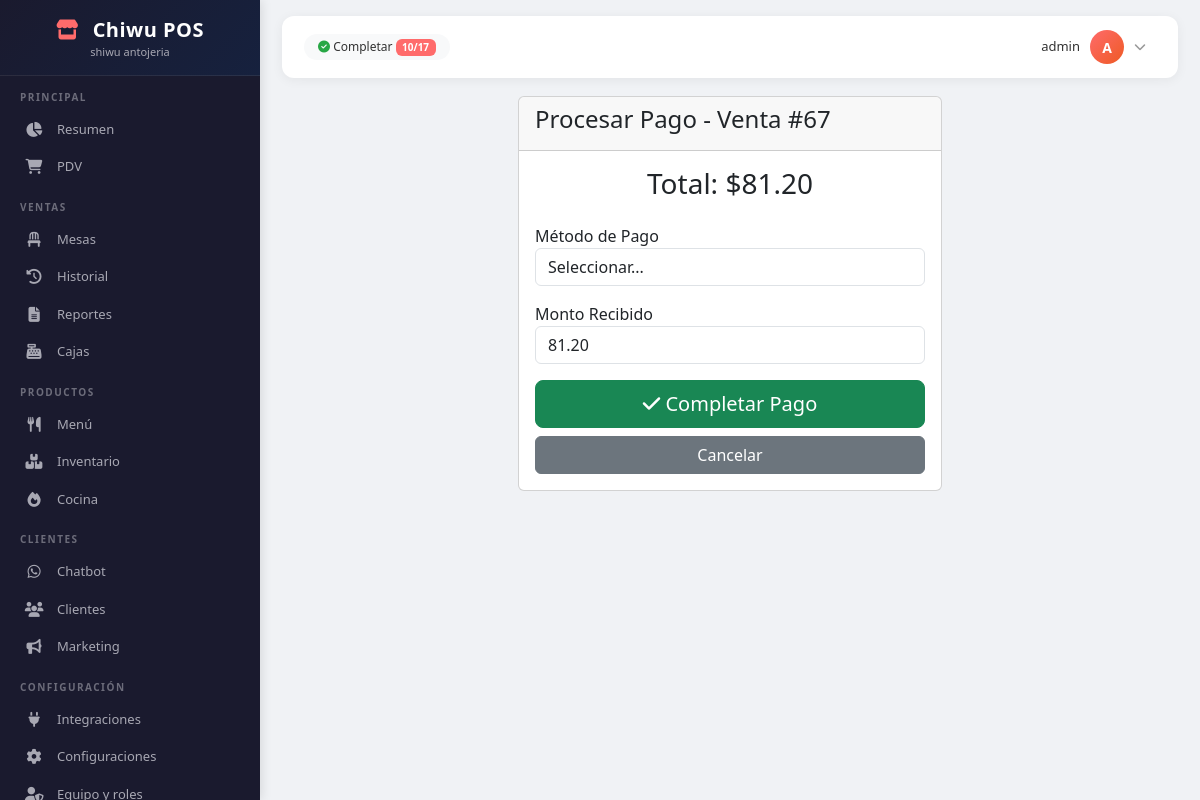
Screenshot of /pos/sale/67/pay/ (signed in) with the database file from the repository.
### sales/models.py (models this page shows, shortened)
class Sale(models.Model):
    SERVICE_TYPES = (
        ('dine_in', 'En sala'),
        ('takeaway', 'Para llevar'),
        ('delivery', 'Delivery'),
        ('online', 'Pedido online'),
    )
    STATUS_CHOICES = (
        ('pending', 'Pendiente'),
        ('preparing', 'En preparación'),
        ('ready', 'Listo'),
        ('completed', 'Completado'),
        ('cancelled', 'Cancelado'),
    )
    PAYMENT_STATUS = (
        ('pending', 'Pendiente'),
        ('partial', 'Parcial'),
        ('paid', 'Pagado'),
        ('refunded', 'Reembolsado'),
    )
    cash_amount = models.DecimalField(
        'Monto en efectivo',
        max_digits=12,
        decimal_places=2,
        null=True,
        blank=True
    )
    card_amount = models.DecimalField(
        'Monto con tarjeta',
        max_digits=12,
        decimal_places=2,
        null=True,
        blank=True
    )
    user = models.ForeignKey(User, on_delete=models.PROTECT, related_name='sales')
    branch = models.ForeignKey('accounts.Branch', on_delete=models.PROTECT, related_name='sales', null=True)
    client = models.ForeignKey('clients.Client', on_delete=models.SET_NULL, null=True, blank=True, related_name='sales')
    total = models.DecimalField('Total', max_digits=12, decimal_places=2, default=0)
    subtotal = models.DecimalField('Subtotal', max_digits=12, decimal_places=2, default=0)
    discount = models.DecimalField('Descuento', max_digits=12, decimal_places=2, default=0)
    tax = models.DecimalField('Impuesto', max_digits=12, decimal_places=2, default=0)
    service_type = models.CharField('Tipo de servicio', max_length=20, choices=SERVICE_TYPES, default='dine_in')
    status = models.CharField('Estado', max_length=20, choices=STATUS_CHOICES, default='pending')
    payment_status = models.CharField('Estado de pago', max_length=20, choices=PAYMENT_STATUS, default='pending')
    payment_method = models.CharField('Método de pago', max_length=50, blank=True)
    order_source = models.CharField('Fuente de pedido', max_length=50, default='pos')
    notes = models.TextField('Notas', blank=True)
    created_at = models.DateTimeField(auto_now_add=True)
    updated_at = models.DateTimeField(auto_now=True)
    cash_register = models.ForeignKey(
        'CashRegister',
        on_delete=models.SET_NULL,
        null=True,
        blank=True,
        related_name='sales'
    )
    amount_received = models.DecimalField(
        'Monto recibido',
        max_digits=12,
        decimal_places=2,
        null=True,
        blank=True
    )
    change_amount = models.DecimalField(
        'Cambio',
        max_digits=12,
        decimal_places=2,
        null=True,
        blank=True
    )
    class Meta:
        verbose_name = 'Venta'
        verbose_name_plural = 'Ventas'

### sales/views.py (the view, shortened to what this page needs)
# urls.py: path('sale/<int:sale_id>/pay/', views.process_payment, name='process_payment'),
@login_required
def process_payment(request, sale_id):
    sale = get_object_or_404(Sale, id=sale_id)
    context = {
        'sale': sale,
        'payment_methods': [
            ('cash', 'Efectivo'),
            ('card', 'Tarjeta'),
            ('transfer', 'Transferencia'),
            ('qr', 'QR Code'),
            ('mix', 'Mixto'),
        ],
    }
    return render(request, 'sales/process_payment.html', context)

### templates/sales/process_payment.html (shortened to what this page needs)
{% extends 'layouts/base.html' %}
{% load static %}
{% block content %}
<div class="container">
    <div class="row justify-content-center">
        <div class="col-md-6">
            <div class="card">
                <div class="card-header">
                    <h4>Procesar Pago - Venta #{{ sale.id }}</h4>
                </div>
                <div class="card-body">
                    <h3 class="text-center mb-4">Total: ${{ sale.total|floatformat:2 }}</h3>
                    <form method="post">
                        <div class="mb-3">
                            <label>Método de Pago</label>
                            <select name="payment_method" class="form-control" required>
                                <option value="">Seleccionar...</option>
                            </select>
                        </div>
                        <div class="mb-3">
                            <label>Monto Recibido</label>
                            <input type="number" name="amount_received" class="form-control"
                                   step="0.01" min="{{ sale.total }}" value="{{ sale.total }}" required>
                        </div>
                        <div class="d-grid gap-2">
                            <button type="submit" class="btn btn-success btn-lg">
                                <i class="fas fa-check"></i> Completar Pago
                            </button>
                            <a href="{% url 'sales:sale_detail' sale.id %}" class="btn btn-secondary">
                                Cancelar
                            </a>
                        </div>
                    </form>
                </div>
            </div>
        </div>
    </div>
</div>
{% endblock %}

### templates/layouts/base.html (shortened to what this page needs)
<!DOCTYPE html>
<html lang="es">
<head>
    <link href="https://cdn.jsdelivr.net/npm/bootstrap@5.3.0/dist/css/bootstrap.min.css" rel="stylesheet">
    <link rel="stylesheet" href="https://cdnjs.cloudflare.com/ajax/libs/font-awesome/6.4.0/css/all.min.css">
</head>
<body>
    <div class="sidebar" id="sidebar">
        <div class="sidebar-brand">
            <h4><i class="fas fa-store"></i> Chiwu POS</h4>
            <small>shiwu antojeria</small>
        </div>
        <div class="sidebar-content">
            <div class="nav-section">Principal</div>
            <a class="nav-link {% if request.resolver_match.url_name == 'resumen' %}active{% endif %}" href="{% url 'resumen' %}">
                <i class="fas fa-chart-pie"></i> Resumen
            </a>
            <a class="nav-link {% if request.resolver_match.app_name == 'sales' and request.resolver_match.url_name == 'pos' %}active{% endif %}" href="{% url 'sales:pos' %}">
                <i class="fas fa-shopping-cart"></i> PDV
            </a>
            <div class="nav-section">Ventas</div>
            <a class="nav-link" href="{% url 'sales:table_list' %}">
                <i class="fas fa-chair"></i> Mesas
            </a>
            <a class="nav-link {% if request.resolver_match.app_name == 'sales' and request.resolver_match.url_name == 'history' %}active{% endif %}" href="{% url 'sales:history' %}">
                <i class="fas fa-history"></i> Historial
            </a>
            <a class="nav-link {% if request.resolver_match.app_name == 'sales' and request.resolver_match.url_name == 'reports' %}active{% endif %}" href="{% url 'sales:reports' %}">
                <i class="fas fa-file-alt"></i> Reportes
            </a>
            <a class="nav-link {% if request.resolver_match.app_name == 'sales' and request.resolver_match.url_name == 'cash_registers' %}active{% endif %}" href="{% url 'sales:cash_registers' %}">
                <i class="fas fa-cash-register"></i> Cajas
            </a>
            <div class="nav-section">Productos</div>
            <a class="nav-link {% if request.resolver_match.app_name == 'products' and request.resolver_match.url_name == 'list' %}active{% endif %}" href="{% url 'products:list' %}">
                <i class="fas fa-utensils"></i> Menú
            </a>
            <a class="nav-link {% if request.resolver_match.app_name == 'products' and request.resolver_match.url_name == 'inventory' %}active{% endif %}" href="{% url 'products:inventory' %}">
                <i class="fas fa-boxes"></i> Inventario
            </a>
            <a class="nav-link {% if request.resolver_match.app_name == 'kitchen' %}active{% endif %}" href="{% url 'kitchen:dashboard' %}">
                <i class="fas fa-fire"></i> Cocina
            </a>
            <div class="nav-section">Clientes</div>
            <a class="nav-link" href="#">
                <i class="fab fa-whatsapp"></i> Chatbot
            </a>
            <a class="nav-link {% if request.resolver_match.app_name == 'clients' %}active{% endif %}" href="{% url 'clients:list' %}">
                <i class="fas fa-users"></i> Clientes
            </a>
            <a class="nav-link {% if request.resolver_match.app_name == 'marketing' %}active{% endif %}" href="{% url 'marketing:dashboard' %}">
                <i class="fas fa-bullhorn"></i> Marketing
            </a>
            <div class="nav-section">Configuración</div>
            <a class="nav-link {% if request.resolver_match.app_name == 'integrations' %}active{% endif %}" href="{% url 'integrations:list' %}">
                <i class="fas fa-plug"></i> Integraciones
            </a>
            <a class="nav-link {% if request.resolver_match.app_name == 'settings' %}active{% endif %}" href="{% url 'settings:payment_methods' %}">
                <i class="fas fa-cog"></i> Configuraciones
            </a>
            <a class="nav-link {% if request.resolver_match.app_name == 'roles' %}active{% endif %}" href="{% url 'roles:list' %}">
                <i class="fas fa-user-shield"></i> Equipo y roles
            </a>
        </div>
    </div>
    <div class="main-content">
        <div class="top-bar">
            <div class="top-bar-left">
                <span class="progress-steps">
                    <i class="fas fa-check-circle"></i>
                    Completar <span class="badge">10/17</span>
                </span>
            </div>
            <div class="top-bar-right">
                <div class="user-dropdown">
                    <div class="user-info" onclick="toggleUserDropdown()">
                        <span class="user-name">{{ user.username }}</span>
                        <div class="avatar">{{ user.username|first|upper }}</div>
                        <i class="fas fa-chevron-down" style="font-size: 12px; color: #999;"></i>
                    </div>
                </div>
            </div>
        </div>
        <div class="fade-in">
            {% block content %}{% endblock %}
        </div>
    </div>
</body>
</html>

### templates/layouts/base.html (style rules this page uses)
body { overflow-x: hidden; background: #f0f2f5; font-family: 'Segoe UI', Tahoma, Geneva, Verdana, sans-serif; }
.sidebar { min-height: 100vh; background: #1a1a2e; color: #a8a8b3; padding: 0; position: fixed; top: 0; left: 0; width: 260px; z-index: 1000; overflow-y: auto; overflow-x: hidden; transition: all 0.3s ease; box-shadow: 2px 0 10px rgba(0,0,0,0.1); height: 100vh; }
.sidebar-content { padding-bottom: 30px; }
.sidebar-brand { padding: 18px 15px 14px; border-bottom: 1px solid rgba(255,255,255,0.08); text-align: center; background: linear-gradient(135deg, #1a1a2e 0%, #16213e 100%); position: sticky; top: 0; z-index: 10; }
.sidebar-brand h4 { color: white; margin: 0; font-weight: 700; font-size: 20px; letter-spacing: 0.5px; }
.sidebar-brand h4 i { color: #ff6b6b; margin-right: 8px; }
.sidebar-brand small { color: #a8a8b3; font-size: 11px; display: block; margin-top: 2px; }
.sidebar .nav-section { padding: 14px 20px 6px; color: #6c6c7a; font-size: 10px; text-transform: uppercase; letter-spacing: 1.5px; font-weight: 700; }
.sidebar .nav-link { color: #a8a8b3; padding: 9px 20px; border-radius: 0; transition: all 0.3s ease; font-size: 13px; border-left: 3px solid transparent; display: flex; align-items: center; text-decoration: none; }
.sidebar .nav-link i { width: 22px; margin-right: 12px; font-size: 15px; text-align: center; flex-shrink: 0; }
.main-content { margin-left: 260px; padding: 16px 22px; min-height: 100vh; background: #f0f2f5; }
.top-bar { background: white; padding: 10px 22px; border-radius: 12px; margin-bottom: 18px; display: flex; justify-content: space-between; align-items: center; box-shadow: 0 2px 12px rgba(0,0,0,0.06); flex-wrap: wrap; gap: 8px; }
.top-bar-left { display: flex; align-items: center; gap: 12px; flex-wrap: wrap; }
.top-bar-right { display: flex; align-items: center; gap: 12px; }
.progress-steps { background: #f8f9fa; padding: 4px 14px; border-radius: 20px; font-size: 12px; color: #333; white-space: nowrap; }
.progress-steps .badge { background: #ff6b6b; color: white; font-weight: 600; font-size: 10px; }
.progress-steps i { color: #28a745; }
.user-info { display: flex; align-items: center; gap: 10px; cursor: pointer; padding: 4px 10px 4px 14px; border-radius: 30px; transition: background 0.2s; }
.user-info .user-name { font-size: 13px; font-weight: 500; color: #333; }
.user-info .avatar { width: 34px; height: 34px; border-radius: 50%; background: linear-gradient(135deg, #ff6b6b, #ee5a24); color: white; display: flex; align-items: center; justify-content: center; font-weight: 700; font-size: 14px; flex-shrink: 0; }
.fade-in { animation: fadeIn 0.35s ease; }

### rows the page displays
Sale: id "67", total "81.20", amount_received "81.20"

### other values shown
{{ user.username }} "admin"
{{ user.username|first|upper }} "A"
